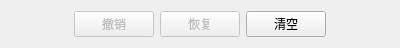
<?xml version="1.0" encoding="UTF-8"?>
<ui version="4.0">
 <class>MHTopNavigation</class>
 <widget class="QWidget" name="MHTopNavigation">
  <property name="geometry">
   <rect>
    <x>0</x>
    <y>0</y>
    <width>400</width>
    <height>48</height>
   </rect>
  </property>
  <property name="sizePolicy">
   <sizepolicy hsizetype="Expanding" vsizetype="Fixed">
    <horstretch>0</horstretch>
    <verstretch>0</verstretch>
   </sizepolicy>
  </property>
  <property name="maximumSize">
   <size>
    <width>16777215</width>
    <height>48</height>
   </size>
  </property>
  <property name="windowTitle">
   <string>Form</string>
  </property>
  <layout class="QHBoxLayout" name="horizontalLayout">
   <item>
    <spacer name="rightHorizontalSpacer">
     <property name="orientation">
      <enum>Qt::Orientation::Horizontal</enum>
     </property>
     <property name="sizeHint" stdset="0">
      <size>
       <width>64</width>
       <height>20</height>
      </size>
     </property>
    </spacer>
   </item>
   <item>
    <widget class="QPushButton" name="undoButton">
     <property name="enabled">
      <bool>false</bool>
     </property>
     <property name="text">
      <string>撤销</string>
     </property>
    </widget>
   </item>
   <item>
    <widget class="QPushButton" name="redoButton">
     <property name="enabled">
      <bool>false</bool>
     </property>
     <property name="text">
      <string>恢复</string>
     </property>
    </widget>
   </item>
   <item>
    <widget class="QPushButton" name="clearButton">
     <property name="text">
      <string>清空</string>
     </property>
    </widget>
   </item>
   <item>
    <spacer name="leftHorizontalSpacer">
     <property name="orientation">
      <enum>Qt::Orientation::Horizontal</enum>
     </property>
     <property name="sizeHint" stdset="0">
      <size>
       <width>63</width>
       <height>20</height>
      </size>
     </property>
    </spacer>
   </item>
  </layout>
 </widget>
 <resources/>
 <connections/>
</ui>
